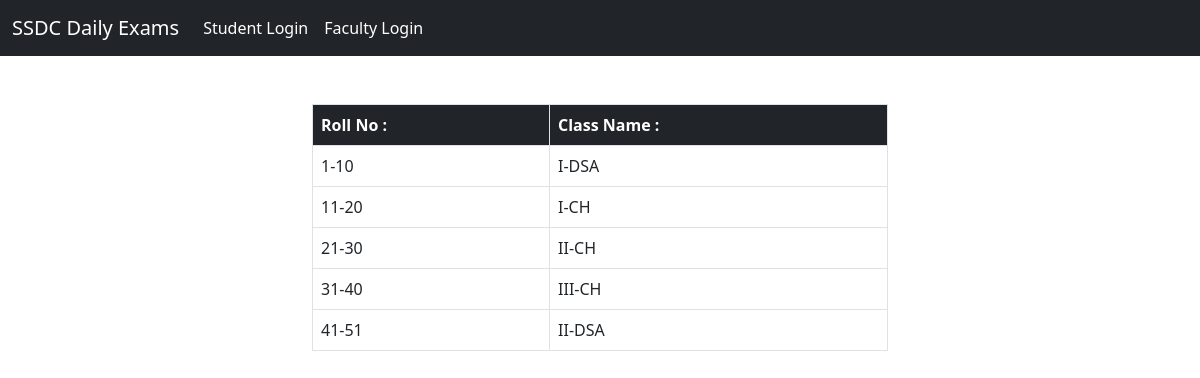
The page /dsasit.html on the database its author committed.
### home/models.py (models this page shows)
class OneDsaSit(models.Model):
    classname1 = models.CharField(max_length=500, null=True)
    rollno1 = models.CharField(max_length=500, null=True)
    classname2 = models.CharField(max_length=500, null=True)
    rollno2 = models.CharField(max_length=500, null=True)
    classname3 = models.CharField(max_length=500, null=True)
    rollno3 = models.CharField(max_length=500, null=True)
    classname4 = models.CharField(max_length=500, null=True)
    rollno4 = models.CharField(max_length=500, null=True)
    classname5 = models.CharField(max_length=500, null=True)
    rollno5 = models.CharField(max_length=500, null=True)

### home/views.py (the view)
# urls.py: path("dsasit.html", views.dsasit, name='dsasit'),
def dsasit(request):
    sit_alot = OneDsaSit.objects.all().last()
    return render( request, 'dsasit.html',{'sit_alot': sit_alot})

### templates/dsasit.html (shortened to what this page needs)
<!doctype html>
<html lang="en">
  <head>
    <link href="https://cdn.jsdelivr.net/npm/bootstrap@5.2.3/dist/css/bootstrap.min.css" rel="stylesheet">
  </head>
  <body>
    <nav class="navbar navbar-expand-lg navbar-dark bg-dark">
      <div class="container-fluid">
        <a class="navbar-brand" href="index.html">SSDC Daily Exams</a>
        <div class="collapse navbar-collapse" id="navbarSupportedContent">
          <ul class="navbar-nav me-auto mb-2 mb-lg-0">
            <li class="nav-item">
              <a class="nav-link active" aria-current="page" href="student.html">Student Login</a>
            </li>
            <li class="nav-item">
              <a class="nav-link active" href="login.html">Faculty Login</a>
            </li>
          </ul>
        </div>
      </div>
    </nav>
    <div class="col-lg-6 col-sm-6 container my-5">
      <table class="table table-bordered my-5" id="Marks_verification">
        <thead>
          <tr class="bg-dark text-white">
            <th>Roll No :</th>
            <th>Class Name :</th>
          </tr>
        </thead>
        <tbody>
          <tr>
            <td>{{sit_alot.rollno1}}</td>
              <td>{{sit_alot.classname1}}</td>
          </tr>
          <tr>
            <td>{{sit_alot.rollno2}}</td>
            <td>{{sit_alot.classname2}}</td>
        </tr>
        <tr>
          <td>{{sit_alot.rollno3}}</td>
          <td>{{sit_alot.classname3}}</td>
      </tr>
      <tr>
        <td>{{sit_alot.rollno4}}</td>
        <td>{{sit_alot.classname4}}</td>
    </tr>
    <tr>
      <td>{{sit_alot.rollno5}}</td>
      <td>{{sit_alot.classname5}}</td>
  </tr>
      </tbody>
      </table>
    </div>
  </body>
</html>

### rows shown on the page
OneDsaSit: rollno1 "1-10", classname1 "I-DSA", rollno2 "11-20", classname2 "I-CH", rollno3 "21-30", classname3 "II-CH", rollno4 "31-40", classname4 "III-CH", rollno5 "41-51", classname5 "II-DSA"
